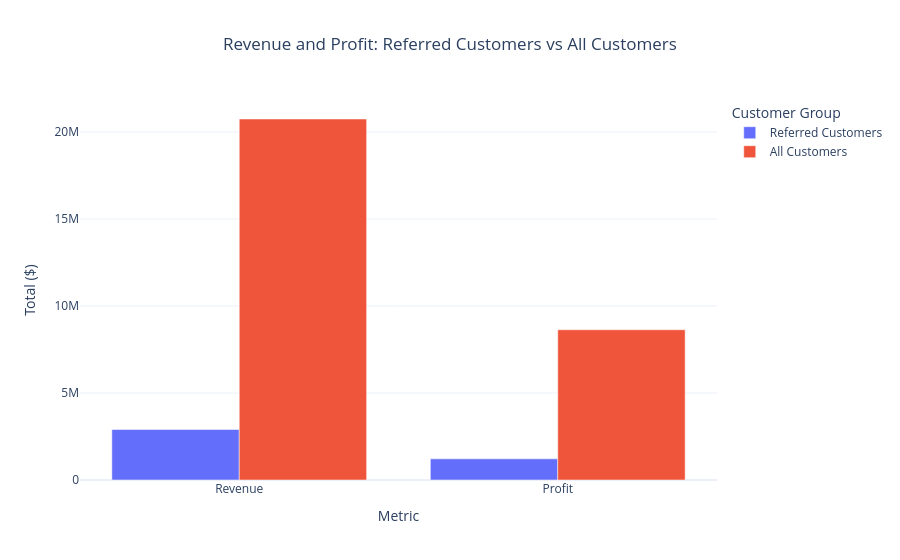

Notebook source saved alongside this figure:
### Markdown cell above
* Referral discounts result in ~9K-11K dollars quarterly revenue loss, but this is less than 0.5% of total revenue and is offset by the lifetime value of acquired customers.

### Code cell
# Revenue & profit share (referred customers vs everyone)

share_df = pd.DataFrame([
    {"group": "Referred Customers", "metric": "Revenue", "value": cust_orders["order_net_revenue"].sum()},
    {"group": "All Customers",      "metric": "Revenue", "value": order_df["order_net_revenue"].sum()},
    {"group": "Referred Customers", "metric": "Profit",  "value": cust_orders["order_net_profit"].sum()},
    {"group": "All Customers",      "metric": "Profit",  "value": order_df["order_net_profit"].sum()},
])

fig = px.bar(
    share_df,
    x="metric",
    y="value",
    color="group",
    barmode="group",
    title="Revenue and Profit: Referred Customers vs All Customers",
    labels={"metric": "Metric", "value": "Total ($)", "group": "Customer Group"},
)
fig.update_layout(title={"x": 0.5, "xanchor": "center"}, height=540, autosize=True )
fig.show()

### Figure 1 — Plotly figure (JSON) as saved in the notebook; plotly's stock layout.template omitted (floating-point values rounded to 4 significant figures)
{"data": [{"alignmentgroup": "True", "hovertemplate": "Customer Group=Referred Customers<br>Metric=%{x}<br>Total ($)=%{y}<extra></extra>", "legendgroup": "Referred Customers", "marker": {"color": "#636efa", "pattern": {"shape": ""}}, "name": "Referred Customers", "offsetgroup": "Referred Customers", "orientation": "v", "showlegend": true, "textposition": "auto", "type": "bar", "x": ["Revenue", "Profit"], "xaxis": "x", "y": [2902000.0, 1215000.0], "yaxis": "y"}, {"alignmentgroup": "True", "hovertemplate": "Customer Group=All Customers<br>Metric=%{x}<br>Total ($)=%{y}<extra></extra>", "legendgroup": "All Customers", "marker": {"color": "#EF553B", "pattern": {"shape": ""}}, "name": "All Customers", "offsetgroup": "All Customers", "orientation": "v", "showlegend": true, "textposition": "auto", "type": "bar", "x": ["Revenue", "Profit"], "xaxis": "x", "y": [20750000.0, 8637000.0], "yaxis": "y"}], "layout": {"autosize": true, "barmode": "group", "legend": {"title": {"text": "Customer Group"}, "tracegroupgap": 0}, "title": {"text": "Revenue and Profit: Referred Customers vs All Customers", "x": 0.5, "xanchor": "center"}, "xaxis": {"anchor": "y", "autorange": true, "domain": [0, 1], "range": [-0.5, 1.5], "title": {"text": "Metric"}, "type": "category"}, "yaxis": {"anchor": "x", "autorange": true, "domain": [0, 1], "range": [0, 21840000.0], "title": {"text": "Total ($)"}, "type": "linear"}}}
